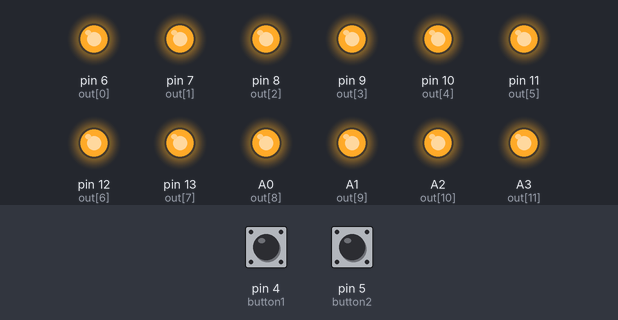
Recording of a sketch running on a simulated Arduino Uno, built with avr-gcc and run on an emulated ATmega328P. Shown: output pins drawn as LEDs (lit = HIGH). The test bench sets the inputs (shaded band); at power-on: pin 4 (button1) HIGH, pin 5 (button2) HIGH.

Above: at 1.2 s.
1.3 s: pin 4 (button1) pulled LOW for 0.15 s
At 1.37 s:
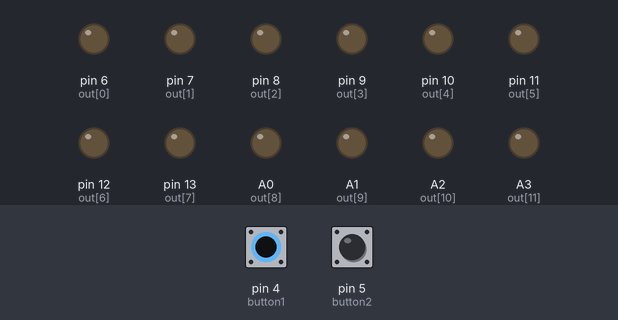
2.9 s: pin 4 (button1) pulled LOW for 3.2 s
At 6.6 s:
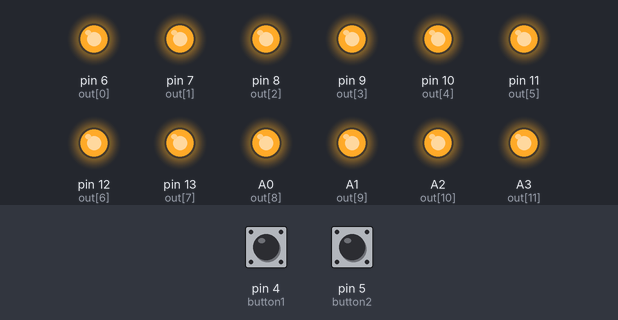
7.6 s: pin 5 (button2) pulled LOW for 0.15 s
At 8.5 s:
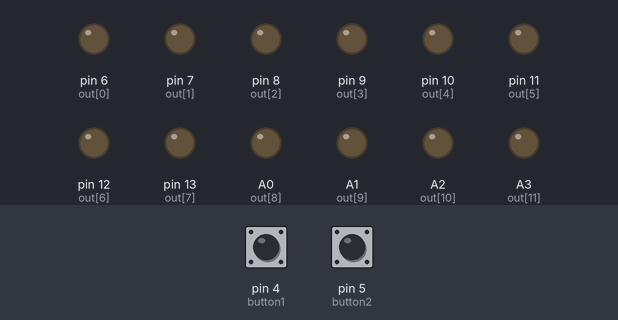
Timing chart, 0 to 10.6 s (numbered marks = the images above; inputs shaded):
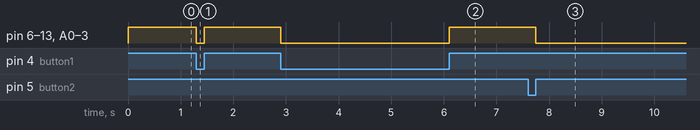

Measured:
- after the input at 1.3 s, pin 6 (out[0]), pin 7 (out[1]), pin 8 (out[2]), pin 9 (out[3]), pin 10 (out[4]), pin 11 (out[5]), pin 12 (out[6]), pin 13 (out[7]), A0 (out[8]), A1 (out[9]), A2 (out[10]), A3 (out[11]): HIGH → LOW at once, → HIGH 0.15 s later
- after the input at 2.9 s, pin 6 (out[0]), pin 7 (out[1]), pin 8 (out[2]), pin 9 (out[3]), pin 10 (out[4]), pin 11 (out[5]), pin 12 (out[6]), pin 13 (out[7]), A0 (out[8]), A1 (out[9]), A2 (out[10]), A3 (out[11]): HIGH → LOW at once, → HIGH 3.2 s later
- after the input at 7.6 s, pin 6 (out[0]), pin 7 (out[1]), pin 8 (out[2]), pin 9 (out[3]), pin 10 (out[4]), pin 11 (out[5]), pin 12 (out[6]), pin 13 (out[7]), A0 (out[8]), A1 (out[9]), A2 (out[10]), A3 (out[11]): HIGH → LOW after 0.15 s

The sketch:

kiban_debug.ino
```cpp
const byte out[] = {6,7,8,9,10,11,12,13,A0,A1,A2,A3,0xff};
const byte button1 = 4;
const byte button2 = 5;
void setup() {
  for(byte i = 0; out[i] != 0xff; i++){
    pinMode(out[i], OUTPUT);
  }
  pinMode(button1, INPUT_PULLUP);
  pinMode(button2, INPUT_PULLUP);
}

void writeArray(bool signal){
  for(byte i = 0; out[i] != 0xff; i++){
    digitalWrite(out[i], signal);
  }
}
void loop() {
  static bool prev = HIGH;
  static bool now = HIGH;
  static bool condition = HIGH;

  now = digitalRead(button2);
  if(now == HIGH && prev == LOW){
    condition ^= true;
  }
  prev = now;
  writeArray(condition == digitalRead(button1));
}
```
